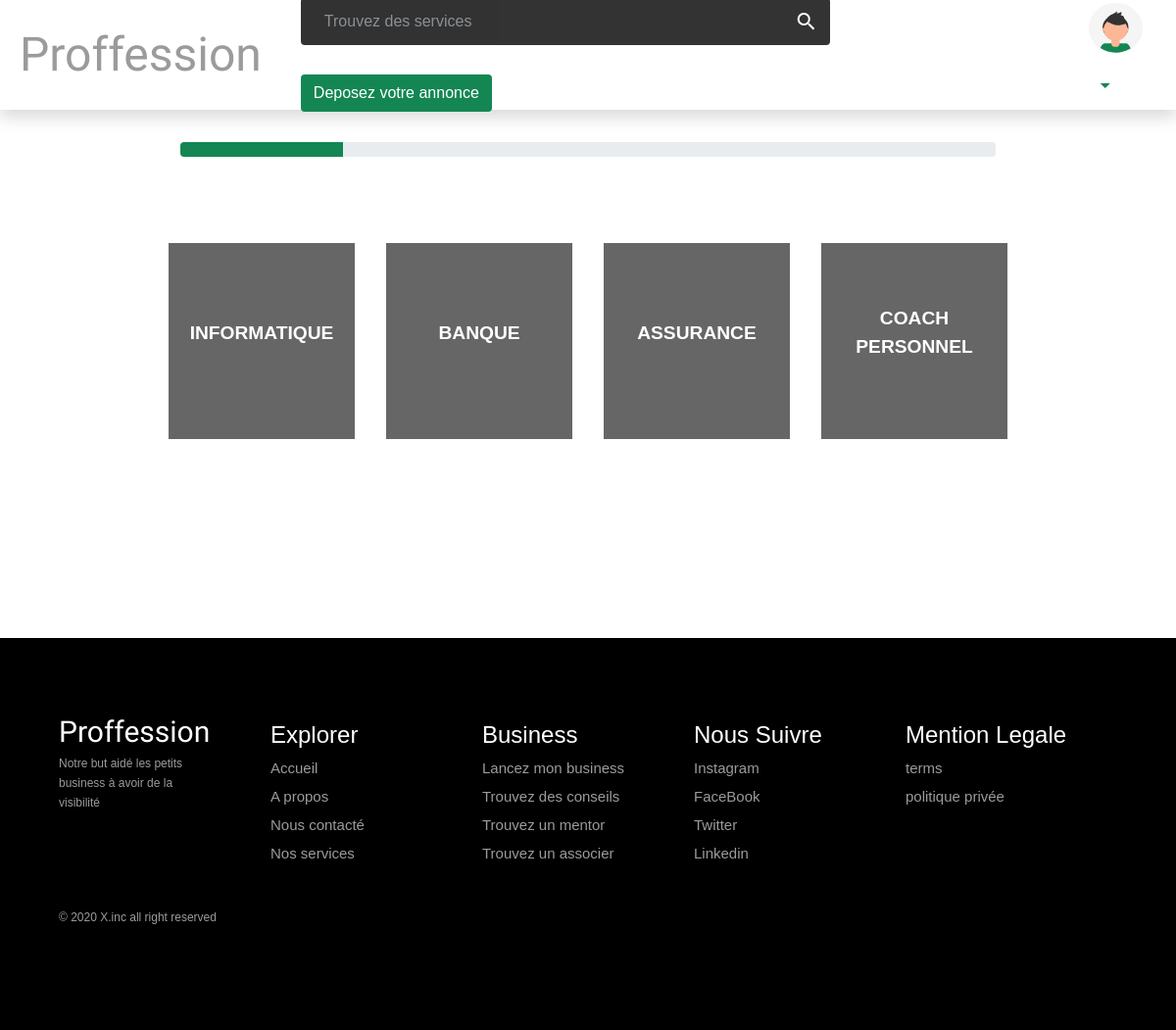
Page /annonce (signed in) on the earlier database version.
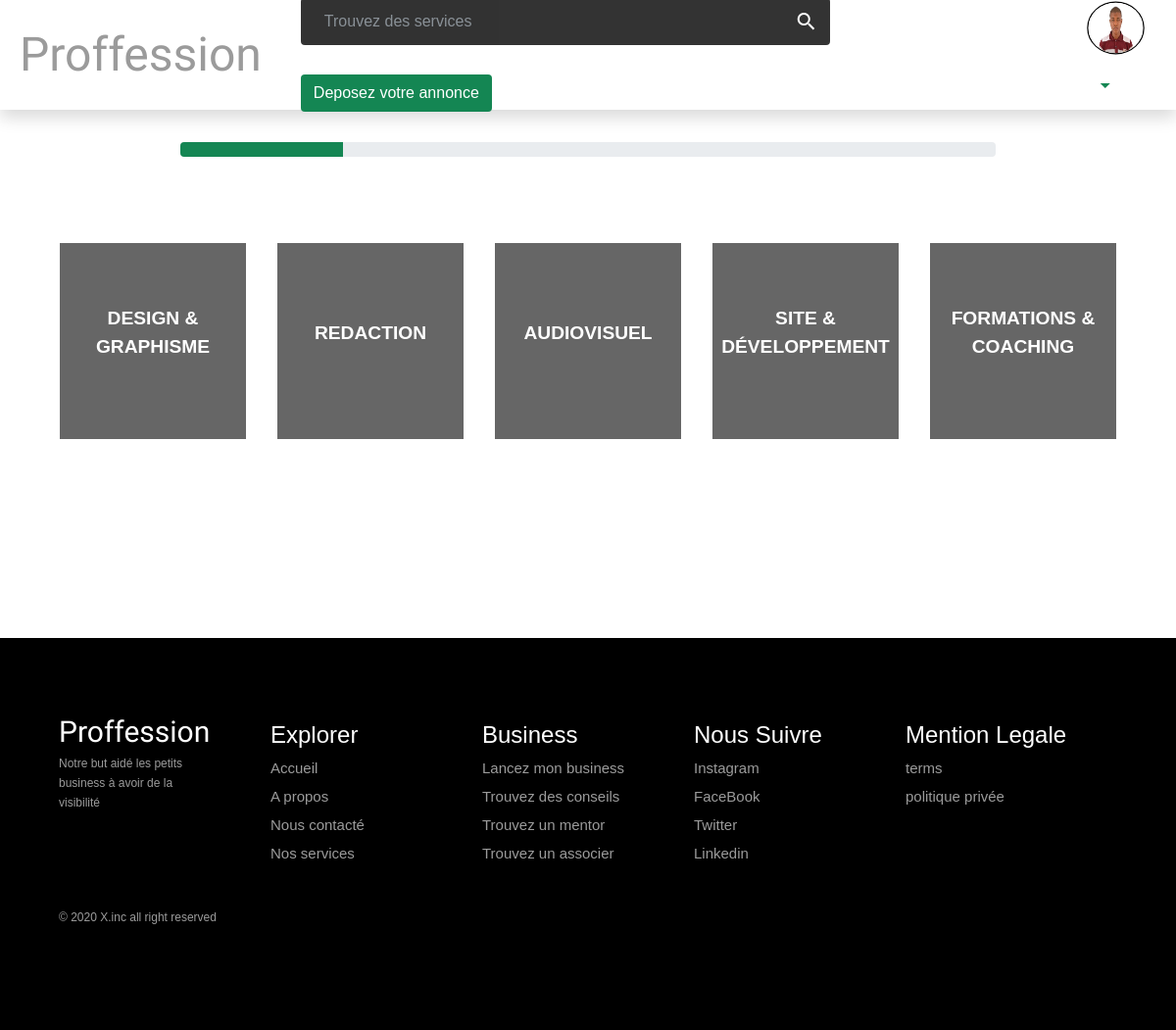
Same page on the later database version.
### ss/models.py (models this page shows, shortened)
class Service(models.Model):
    service_type = models.CharField(
        _('Type du service'), max_length=100,
        blank=False, null=False, help_text="type du service ex: informatique")
    def __str__(self):
        return self.service_type

class User(PermissionsMixin, AbstractBaseUser):
    email = models.EmailField(_('Adress mail'), unique=True)
    first_name = models.CharField(_('Nom'), max_length=100, default="")
    last_name = models.CharField(_('Prenom'), max_length=100, default="")
    password1 = models.CharField(_('Password'), max_length=255, default="")
    biographie = models.TextField(
        _('Bio'), help_text="faite une description de vous",  max_length=400, default=" ")
    tel_number = models.CharField(
        _("Numero Tel"), help_text="Numero: (224)", default="", max_length=15)
    profile_image = models.ImageField(
        _("Image du profil"), upload_to=user_directory_path, default="")
    is_staff = models.BooleanField(default=False)
    is_active = models.BooleanField(default=True)
    date_joined = models.DateTimeField(default=timezone.now)
    USERNAME_FIELD = 'email'
    REQUIRED_FIELDS = []
    objects = managers.UserManger()
    def get_absolute_url(self):
        from django.shortcuts import reverse
        return reverse('profile', kwargs={'id': self.id})

### ss/views.py (the view, shortened to what this page needs)
# urls.py: path('annonce', views.Annonce.as_view(), name='annonce'),
class Annonce(View):
    template_name = "ss/annonce.html"
    def get(self, request, *args, **kwargs):
        if not request.user.is_authenticated:
            messages.info(
                request, "Vous devez avoir un compte avant de publier une annonce")
            return redirect('login')
        ctx = {'services': Service.objects.all()}
        return render(request, self.template_name, ctx)

### ss/templates/ss/annonce.html (shortened to what this page needs)
{% extends 'base_generic.html' %} {% load crispy_forms_tags %} {% load static %}
{% block css %}
<link rel="stylesheet" href="{% static 'ss/css/announce.css' %}" />
<link rel="stylesheet" href="{% static 'ss/css/jquery-te-1.4.0.css' %}">
{% endblock css %} {% block title %} Annonce {% endblock title %}
{% block content %}
<main class="container animate__animated animate__fadeIn">
  <section>
    <div class="mt-5 d-sm-none d-md-none d-none d-lg-block">
      <div class="progress w-75 mx-auto" style="height: 15px;">
        <div
        class="progress-bar bg-success"
        role="progressbar"
        style="width: 20%;"
        aria-cookienow="10"
        aria-cookiemin="0"
        aria-cookiemax="100"
        ></div>
      </div>
    </div>
    <div id="annonce-container" style="margin-top: 5em;">
      <div
        class="row justify-content-center align-items-center animate__animated animate__fadeInRight"
        style="height: auto;"
        id="select_service"
        >
        {% for service in services %}
        <div class="col-lg-2 col-sm-5 selection mx-3 my-2">
          <div
            class="absolute d-flex justify-content-center align-items-center"
          >
            <p service-name="{{service}}" class="text-center">
              {{ service|upper }}
            </p>
          </div>
        </div>
        {% endfor %}
      </div>
    </div>
  </section>
</main>
{% endblock content %}

### templates/base_generic.html (shortened to what this page needs)
{% load crispy_forms_tags %} {% load static %}
<!DOCTYPE html>
<html lang="en">
  <head>
    <link
      rel="stylesheet"
      href="https://stackpath.bootstrapcdn.com/bootstrap/4.4.1/css/bootstrap.min.css"
    />
    <link
      rel="stylesheet"
      href="https://cdnjs.cloudflare.com/ajax/libs/animate.css/4.0.0/animate.min.css"
    />
    <link rel="stylesheet" href="{% static 'ss/css/general.css' %}" />
    <link rel="stylesheet" href="{% static 'ss/css/navbar.css' %}" />
    <link rel="stylesheet" href="{% static 'ss/css/footer.css'%}" />
    {% block css %}{% endblock css %}
  </head>
  <body id="top">
    <header class="shadow" style="margin: 0;">
      <nav id="topNavigation">
        <ul>
          <div>
            <li>
              <a href="{% url 'index' %}" class="logo">Proffession</a>
            </li>
          </div>
          <div>
            <li style="width: 40em;">
              <form class="form-inline">
                <input
                  class="form-control rounded-rigth rounded-left"
                  type="search"
                  placeholder="Trouvez des services"
                  aria-label="Search"
                />
                <a href="#">
                  <span class="material-icons" id="search_icon">
                  </span>
                </a>
              </form>
            </li>
            <li class="">
              <a class="" href="{% url 'annonce' %}"
                ><button class="btn button" id="announceButton">
                  Deposez votre annonce
                </button></a
              >
            </li>
          </div>
          <div>
            {% if user.is_authenticated %} {% if user.profile_image %}
            <li>
              <div style="position: relative;">
                <div
                  type="button"
                  id="dropdownMenuButton"
                  data-toggle="dropdown"
                  aria-haspopup="true"
                  aria-expanded="false"
                  class="img_container"
                >
                  <img
                    src="{{ user.profile_image.url }}"
                    class="rounded-circle profile dropdown-toggle"
                    id="profile-image"
                  />
                  <span class="material-icons d-inline-block mt-4" style="color: #148653;"
                    >arrow_drop_down</span
                  >
                </div>
              </div>
            </li>
            {% else %}
            <li>
              <div style="position: relative;">
                <div
                  type="button"
                  id="dropdownMenuButton"
                  data-toggle="dropdown"
                  aria-haspopup="true"
                  aria-expanded="false"
                  class="img_container"
                >
                  <img
                    src="{% static 'ss/images/default_profile.svg' %}"
                    class="rounded-circle profile dropdown-toggle"
                    id="profile-image"
                    style="border: 1px solid transparent;"
                  />
                  <span class="material-icons d-inline-block mt-4" style="color: #148653;"
                    >arrow_drop_down</span
                  >
                </div>
              </div>
            </li>
            {% endif %} {% endif %}
          </div>
        </ul>
      </nav>
    </header>
    {% block content %} {% endblock content %}
    <footer class="footer">
      <nav class="footer_nav">
        <section class="footer_col">
          <a href="#" class="footer_logo">Proffession</a>
          <p class="footer_slogan">
            Notre but aidé les petits business à avoir de la visibilité
          </p>
        </section>
        <section class="footer_col">
          <div class="footer_col-wrap">
            <h4 class="footer_col-title">Explorer</h4>
            <div class="footer_nav-list">
              <a href="#" class="footer_link">Accueil</a>
              <a href="#" class="footer_link">A propos</a>
              <a href="#" class="footer_link">Nous contacté</a>
              <a href="#" class="footer_link">Nos services</a>
            </div>
          </div>
        </section>
        <section class="footer_col">
          <div class="footer_col-wrap">
            <h4 class="footer_col-title">Business</h4>
            <div class="footer_nav-list">
              <a href="#" class="footer_link">Lancez mon business</a>
              <a href="#" class="footer_link">Trouvez des conseils</a>
              <a href="#" class="footer_link">Trouvez un mentor</a>
              <a href="#" class="footer_link">Trouvez un associer</a>
            </div>
          </div>
        </section>
        <section class="footer_col">
          <div class="footer_col-wrap">
            <h4 class="footer_col-title">Nous Suivre</h4>
            <div class="footer_nav-list">
              <a href="#" class="footer_link">Instagram</a>
              <a href="#" class="footer_link">FaceBook</a>
              <a href="#" class="footer_link">Twitter</a>
              <a href="#" class="footer_link">Linkedin</a>
            </div>
          </div>
        </section>
        <section class="footer_col">
          <div class="footer_col-wrap">
            <h4 class="footer_col-title">Mention Legale</h4>
            <div class="footer_nav-list">
              <a href="#" class="footer_link">terms</a>
              <a href="#" class="footer_link">politique privée</a>
            </div>
          </div>
        </section>
        <small class="footer_small">&copy; 2020 X.inc all right reserved</small>
      </nav>
    </footer>
  </body>
</html>

### ss/static/ss/css/general.css (style rules this page uses)
:root { --second-color: #148653; --primary-color: #ffffff; }
.logo { font-family: "Rowdies", sans-serif; font-size: 3em; color: #9b9b9b; transition: 0.5s ease; }
body { background: var(--primary-color); margin: 0; font-family: "Montserrat_body", sans-serif; padding: 0; overflow-x: hidden; }
main { position: relative; top: -15px; }
a { color: var(--second-color); font-family: "Montserrat", sans-serif; }
.button { background: var(--second-color); color: white; font-family: "Montserrat", sans-serif; }
.profile { display: inline-block; width: 45px; height: 45px; transform: scale(1.3, 1.2); border: 1px solid black; }
.absolute { position: absolute; top: 0; width: 500px; }

### ss/static/ss/css/navbar.css (style rules this page uses)
header { margin-bottom: 0px; margin-top: 0px; }
header nav { width: 100%; }
header nav ul { display: flex !important; justify-content: space-evenly; align-items: center; padding: 0; }
header nav ul { height: 7rem; }
header nav ul li { list-style: none; padding: 15px 20px; display: inline-block; }
header nav ul li a { text-decoration: none; color: #000; transition: all 0.1s ease 0.1s; }
header input[type="search"] { background: #000; opacity: 0.8; width: 90% !important; padding: 1.5em; border-style: none; }
header #search_icon { width: 100%; text-align: center; padding: 0.5em; margin: 0 !important; display: inline-block; color: #ffffff; position: relative; right: 48px; }

### ss/static/ss/css/footer.css (style rules this page uses)
.footer { background: #000; color: #9b9b9b; padding: 50px 0; font-size: 12px; margin-top: 15em; width: 100vw; }
.footer_nav { height: 25em; max-width: 1300px; width: 90%; margin: 0 auto; }
.footer_logo { margin-top: 38px; margin-bottom: 15px; display: inline-block; color: #fff; font-size: 2.5em; font-family: "Rowdies", sans-serif; }
.footer_col-title { color: #fff; margin: 35px 0; margin-bottom: 4px; }
.footer_col { line-height: 15px; float: left; width: 20%; }
.footer_small { display: block; margin-top: 3.5em; color: #9b9b9b; font-size: 12px; }
.footer_link { color: #9b9b9b; display: block; font-size: 15px; padding: 7px 0 7px 0; transition: color 0.5s ease; }
.footer_slogan { font-size: 12px; line-height: 20px; width: 160px; margin: 0 0 30px; }

### ss/static/ss/css/announce.css (style rules this page uses)
:root { --second-color: #148653; }
.selection { background-color: #000; opacity: 0.6; color: #ffffff; height: 200px; position: relative; }
.absolute { position: absolute; width: 100%; height: 100%; left: 0; top: 0; z-index: 100; }
.absolute p { font-size: 1.2em; font-weight: bold; }
.bg-success { background-color: var(--second-color) !important; }

Differences in the rows shown:
removed Service: service_type "INFORMATIQUE"
removed Service: service_type "BANQUE"
removed Service: service_type "ASSURANCE"
removed Service: service_type "COACH PERSONNEL"
now on this page (row edited): User: profile_image (picture)
added Service: service_type "DESIGN & GRAPHISME"
added Service: service_type "REDACTION"
added Service: service_type "AUDIOVISUEL"
added Service: service_type "SITE & DÉVELOPPEMENT"
added Service: service_type "FORMATIONS & COACHING"
